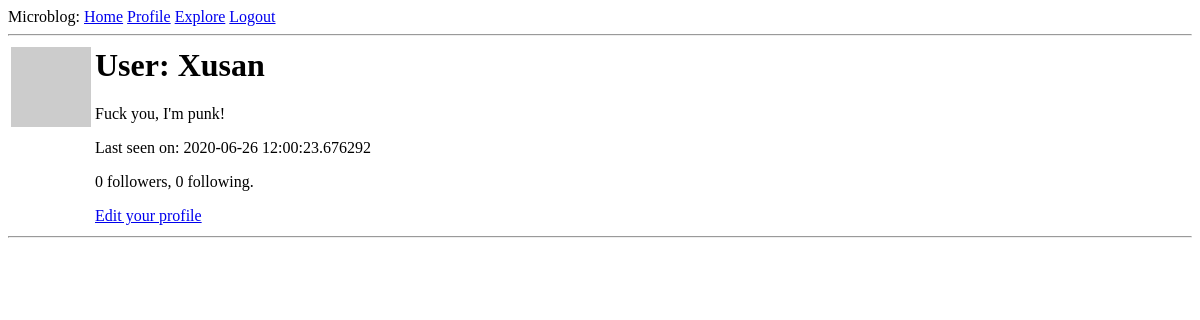
Before: /user/Xusan (signed in) with the older database file.
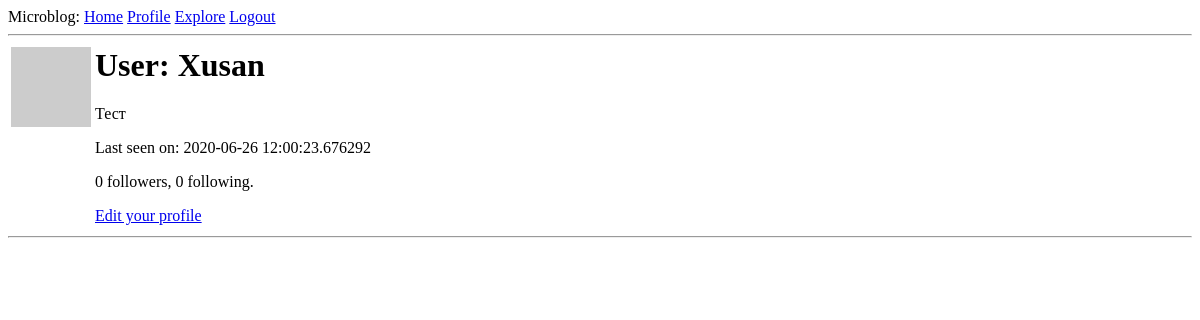
After: the same page with the newer database file.
### app/models.py (models this page shows, shortened)
class User(UserMixin, db.Model):
    id = db.Column(db.Integer, primary_key=True)
    username = db.Column(db.String(64), index=True, unique=True)
    email = db.Column(db.String(120), index=True, unique=True)
    password_hash = db.Column(db.String(128))
    posts = db.relationship('Post', backref='author', lazy='dynamic')
    about_me = db.Column(db.String(140))
    last_seen = db.Column(db.DateTime, default=datetime.utcnow)
    followed = db.relationship(
        'User', secondary=followers,
        primaryjoin=(followers.c.follower_id == id),
        secondaryjoin=(followers.c.followed_id == id),
        backref=db.backref('followers', lazy='dynamic'), lazy='dynamic')
    def avatar(self, size):
        digest = md5(self.email.lower().encode('utf-8')).hexdigest()
        return 'https://www.gravatar.com/avatar/{}?d=identicon&s={}'.format(
            digest, size)

### app/routes.py (the view)
@app.route('/user/<username>')
@login_required
def user(username):
    user = User.query.filter_by(username=username).first_or_404()
    page = request.args.get('page', 1, type=int)
    posts = user.posts.order_by(Post.timestamp.desc()).paginate(page, app.config['POSTS_PER_PAGE'], False)
    next_url = url_for('user', username=user.username, page=posts.next_num) if posts.has_next else None
    prev_url = url_for('user', username=user.username, page=posts.prev_num) if posts.has_prev else None
    form = EmptyForm()
    return render_template('user.html', user=user, posts=posts.items, form=form, next_url=next_url, prev_url=prev_url)

### app/models.py (called while the page is built)
@login.user_loader
def load_user(id):
    return User.query.get(int(id))

### app/routes.py (called while the page is built)
@app.before_request
def before_request():
    if current_user.is_authenticated:
        current_user.last_seen = datetime.utcnow()
        db.session.commit()

### app/templates/user.html (shortened to what this page needs)
{% extends "base.html" %}
{% block content %}
    <table>
        <tr valign="top">
            <td><img src="{{ user.avatar(128) }}"></td>
            <td>
                <h1>User: {{ user.username }}</h1>
                {% if user.about_me %}<p>{{ user.about_me }}</p>{% endif %}
                {% if user.last_seen %}<p>Last seen on: {{ user.last_seen }}</p>{% endif %}
                <p>{{ user.followers.count() }} followers, {{ user.followed.count() }} following.</p>
                {% if user == current_user %}
                <p><a href="{{ url_for('edit_profile') }}">Edit your profile</a></p>
                {% endif %}
            </td>
        </tr>
    </table>
    <hr>
{% endblock %}

### app/templates/base.html (shortened to what this page needs)
<html>
    <head>
    </head>
    <body>
        <div>
            Microblog:
            <a href="{{ url_for('index') }}">Home</a>
            {% if current_user.is_anonymous %}
            <a href="{{ url_for('login') }}">Login</a>
            {% else %}
            <a href="{{ url_for('user', username=current_user.username) }}">Profile</a>
            <a href="{{ url_for('explore') }}">Explore</a>
            <a href="{{ url_for('logout') }}">Logout</a>
            {% endif %}
        </div>
        <hr>
        {% block content %}{% endblock %}
    </body>
</html>

Changed rows visible on the page:
changed User "Xusan": about_me "Fuck you, I'm punk!" → "Тест"
